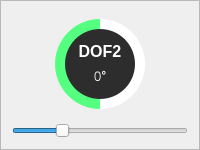
                         <widget class="QFrame" name="frame_13">
                          <property name="sizePolicy">
                           <sizepolicy hsizetype="Preferred" vsizetype="Fixed">
                            <horstretch>0</horstretch>
                            <verstretch>0</verstretch>
                           </sizepolicy>
                          </property>
                          <property name="minimumSize">
                           <size>
                            <width>0</width>
                            <height>150</height>
                           </size>
                          </property>
                          <property name="frameShape">
                           <enum>QFrame::StyledPanel</enum>
                          </property>
                          <property name="frameShadow">
                           <enum>QFrame::Raised</enum>
                          </property>
                          <layout class="QVBoxLayout" name="verticalLayout_21">
                           <item>
                            <widget class="QFrame" name="circularProgressBar_Main_2">
                             <property name="styleSheet">
                              <string notr="true">background-color: none;</string>
                             </property>
                             <property name="frameShape">
                              <enum>QFrame::NoFrame</enum>
                             </property>
                             <property name="frameShadow">
                              <enum>QFrame::Raised</enum>
                             </property>
                             <layout class="QHBoxLayout" name="horizontalLayout_15">
                              <property name="spacing">
                               <number>0</number>
                              </property>
                              <property name="leftMargin">
                               <number>0</number>
                              </property>
                              <property name="topMargin">
                               <number>0</number>
                              </property>
                              <property name="rightMargin">
                               <number>0</number>
                              </property>
                              <property name="bottomMargin">
                               <number>0</number>
                              </property>
                              <item>
                               <widget class="QFrame" name="circularProgress2">
                                <property name="sizePolicy">
                                 <sizepolicy hsizetype="Preferred" vsizetype="Preferred">
                                  <horstretch>80</horstretch>
                                  <verstretch>80</verstretch>
                                 </sizepolicy>
                                </property>
                                <property name="minimumSize">
                                 <size>
                                  <width>90</width>
                                  <height>90</height>
                                 </size>
                                </property>
                                <property name="maximumSize">
                                 <size>
                                  <width>90</width>
                                  <height>90</height>
                                 </size>
                                </property>
                                <property name="styleSheet">
                                 <string notr="true">QFrame{
	border-radius: 45px;	
	background-color: qconicalgradient(cx:0.5, cy:0.5, angle:270, stop:0.5 rgba(85,    255, 127, 255), stop:0.499 rgba(255, 255, 255, 255));
}</string>
                                </property>
                                <property name="frameShape">
                                 <enum>QFrame::NoFrame</enum>
                                </property>
                                <property name="frameShadow">
                                 <enum>QFrame::Raised</enum>
                                </property>
                                <layout class="QVBoxLayout" name="verticalLayout_19">
                                 <property name="leftMargin">
                                  <number>10</number>
                                 </property>
                                 <property name="topMargin">
                                  <number>10</number>
                                 </property>
                                 <property name="rightMargin">
                                  <number>10</number>
                                 </property>
                                 <property name="bottomMargin">
                                  <number>10</number>
                                 </property>
                                 <item>
                                  <widget class="QFrame" name="circularContainer_3">
                                   <property name="minimumSize">
                                    <size>
                                     <width>70</width>
                                     <height>70</height>
                                    </size>
                                   </property>
                                   <property name="maximumSize">
                                    <size>
                                     <width>70</width>
                                     <height>70</height>
                                    </size>
                                   </property>
                                   <property name="baseSize">
                                    <size>
                                     <width>0</width>
                                     <height>0</height>
                                    </size>
                                   </property>
                                   <property name="styleSheet">
                                    <string notr="true">QFrame{
	border-radius: 35px;	
	background-color: rgb(45, 45, 45);
}</string>
                                   </property>
                                   <property name="frameShape">
                                    <enum>QFrame::StyledPanel</enum>
                                   </property>
                                   <property name="frameShadow">
                                    <enum>QFrame::Raised</enum>
                                   </property>
                                   <layout class="QVBoxLayout" name="verticalLayout_20">
                                    <property name="spacing">
                                     <number>0</number>
                                    </property>
                                    <property name="leftMargin">
                                     <number>10</number>
                                    </property>
                                    <property name="topMargin">
                                     <number>10</number>
                                    </property>
                                    <property name="rightMargin">
                                     <number>10</number>
                                    </property>
                                    <property name="bottomMargin">
                                     <number>10</number>
                                    </property>
                                    <item>
                                     <widget class="QLabel" name="label_5">
                                      <property name="font">
                                       <font>
                                        <family>MS Shell Dlg 2</family>
                                        <pointsize>12</pointsize>
                                        <weight>9</weight>
                                        <italic>false</italic>
                                        <bold>false</bold>
                                       </font>
                                      </property>
                                      <property name="styleSheet">
                                       <string notr="true">font: 75 12pt &quot;MS Shell Dlg 2&quot;;
color: rgb(255, 255, 255);</string>
                                      </property>
                                      <property name="text">
                                       <string>&lt;html&gt;&lt;head/&gt;&lt;body&gt;&lt;p align=&quot;center&quot;&gt;&lt;span style=&quot; font-weight:600;&quot;&gt;DOF2&lt;/span&gt;&lt;/p&gt;&lt;/body&gt;&lt;/html&gt;</string>
                                      </property>
                                     </widget>
                                    </item>
                                    <item>
                                     <widget class="QLabel" name="labelPercentage2">
                                      <property name="font">
                                       <font>
                                        <family>Roboto Thin</family>
                                        <pointsize>68</pointsize>
                                       </font>
                                      </property>
                                      <property name="styleSheet">
                                       <string notr="true">background-color: none;
color: #FFFFFF</string>
                                      </property>
                                      <property name="text">
                                       <string>&lt;html&gt;&lt;head/&gt;&lt;body&gt;&lt;p align=&quot;center&quot;&gt;&lt;span style=&quot; font-size:10pt; font-weight:600;&quot;&gt;0°&lt;/span&gt;&lt;/p&gt;&lt;/body&gt;&lt;/html&gt;</string>
                                      </property>
                                      <property name="alignment">
                                       <set>Qt::AlignCenter</set>
                                      </property>
                                     </widget>
                                    </item>
                                   </layout>
                                  </widget>
                                 </item>
                                </layout>
                               </widget>
                              </item>
                             </layout>
                            </widget>
                           </item>
                           <item>
                            <widget class="QSlider" name="S2">
                             <property name="styleSheet">
                              <string notr="true"/>
                             </property>
                             <property name="minimum">
                              <number>-4000</number>
                             </property>
                             <property name="maximum">
                              <number>11000</number>
                             </property>
                             <property name="pageStep">
                              <number>10</number>
                             </property>
                             <property name="orientation">
                              <enum>Qt::Horizontal</enum>
                             </property>
                            </widget>
                           </item>
                          </layout>
                         </widget>
